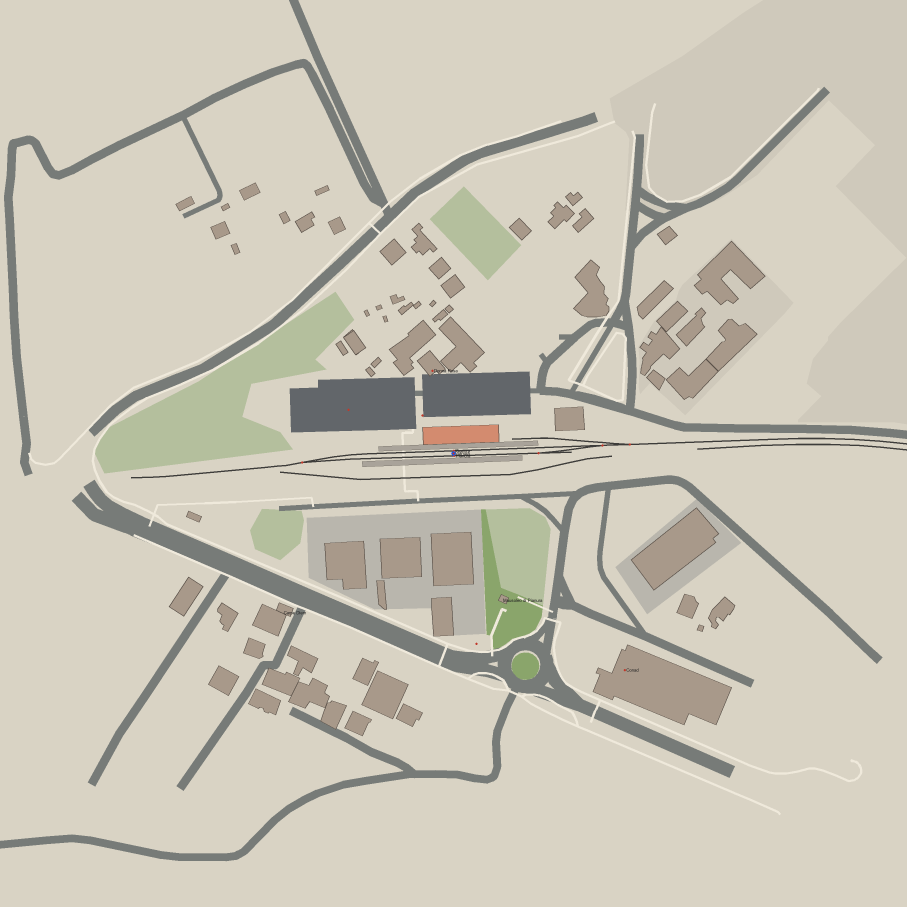
#> input picture data/reference/pianura_overview.png, 2720 x 2720 px (shown at 1/3 size)
$ python ollama_vision.py ../data/reference/pianura_overview.png
#> lines starting #> are read from the running program, lines starting #| are printed output that depends on the picture
#!/usr/bin/env python3
"""Analisi visiva locale con un modello multimodale Ollama (qwen2.5vl).

Nessun dato lascia il computer: le immagini vengono compresse, codificate in base64 e
inviate all'API locale di Ollama su 127.0.0.1:11434.
"""

from __future__ import annotations

import argparse
import base64
import io
import json
from pathlib import Path
from urllib.error import HTTPError, URLError
from urllib.request import Request, urlopen

from PIL import Image

DEFAULT_MODEL = "qwen2.5vl:3b"
ENDPOINT = "http://127.0.0.1:11434/api/generate"


def prepare_image(path: Path, max_side: int = 960) -> str:
    """Riduce l'immagine a un JPEG compatto; la pixel art resta leggibile."""
#> called with max_side = 960
    with Image.open(path) as source:
#> source is the input picture: PIL image 2720x2720 RGB; mean R, G, B 202.4, 197.5, 183
        image = source.convert("RGB")
        image.thumbnail((max_side, max_side), Image.Resampling.NEAREST)
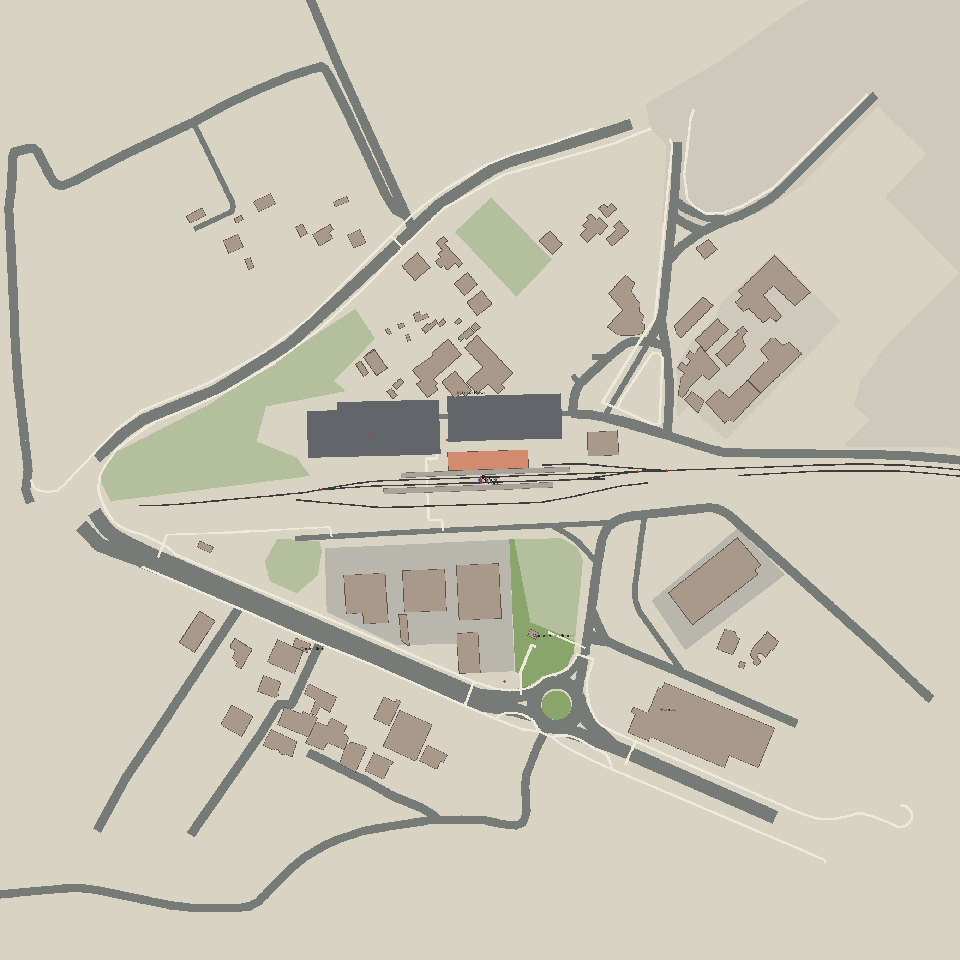
#> image: PIL image 960x960 RGB; mean R, G, B 202.4, 197.5, 183
        buffer = io.BytesIO()
        image.save(buffer, format="JPEG", quality=82, optimize=True)
    return base64.b64encode(buffer.getvalue()).decode("ascii")


def describe(image: Path, prompt: str, model: str = DEFAULT_MODEL,
             max_side: int = 960) -> str:
    payload = {
        "model": model,
        "prompt": prompt,
        "images": [prepare_image(image, max_side)],
        "stream": False,
        "options": {"temperature": 0.2},
    }
    req = Request(ENDPOINT, data=json.dumps(payload).encode("utf-8"),
                  headers={"Content-Type": "application/json"}, method="POST")
    try:
        with urlopen(req, timeout=600) as resp:
            data = json.loads(resp.read().decode("utf-8"))
    except HTTPError as exc:
        body = exc.read().decode("utf-8", errors="replace")[:800]
        raise RuntimeError(f"Ollama HTTP {exc.code}: {body}") from exc
    except URLError as exc:
        raise RuntimeError(f"Ollama non raggiungibile: {exc.reason}") from exc
    return data.get("response", "").strip()


def main() -> None:
    ap = argparse.ArgumentParser()
    ap.add_argument("image", type=Path)
    ap.add_argument("prompt", nargs="?", default="Descrivi questa immagine in dettaglio.")
    ap.add_argument("--model", default=DEFAULT_MODEL)
    ap.add_argument("--max-side", type=int, default=960)
    ap.add_argument("--out", type=Path)
    args = ap.parse_args()
    text = describe(args.image, args.prompt, args.model, args.max_side)
    if args.out:
        args.out.parent.mkdir(parents=True, exist_ok=True)
        args.out.write_text(text, encoding="utf-8")
    print(text)


if __name__ == "__main__":
    main()
#> (the call stopped at in describe, `with urlopen(req, timeout=600) as resp:`: the network is not available in this run)
